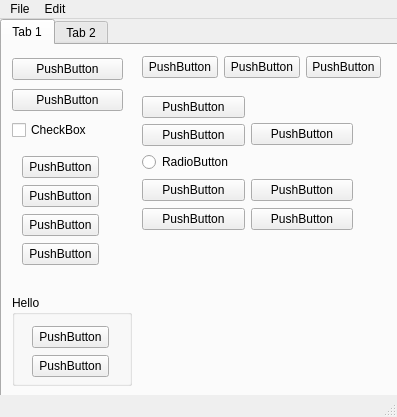
<?xml version="1.0" encoding="UTF-8"?>
<ui version="4.0">
 <class>MainWindow</class>
 <widget class="QMainWindow" name="MainWindow">
  <property name="geometry">
   <rect>
    <x>0</x>
    <y>0</y>
    <width>397</width>
    <height>417</height>
   </rect>
  </property>
  <property name="windowTitle">
   <string>PyQt5_Designer</string>
  </property>
  <widget class="QWidget" name="centralwidget">
   <widget class="QTabWidget" name="tabWidget">
    <property name="geometry">
     <rect>
      <x>0</x>
      <y>0</y>
      <width>401</width>
      <height>381</height>
     </rect>
    </property>
    <property name="currentIndex">
     <number>0</number>
    </property>
    <widget class="QWidget" name="tab">
     <attribute name="title">
      <string>Tab 1</string>
     </attribute>
     <widget class="QWidget" name="verticalLayoutWidget">
      <property name="geometry">
       <rect>
        <x>10</x>
        <y>10</y>
        <width>111</width>
        <height>91</height>
       </rect>
      </property>
      <layout class="QVBoxLayout" name="verticalLayout">
       <item>
        <widget class="QPushButton" name="pushButton">
         <property name="text">
          <string>PushButton</string>
         </property>
        </widget>
       </item>
       <item>
        <widget class="QPushButton" name="pushButton_2">
         <property name="text">
          <string>PushButton</string>
         </property>
        </widget>
       </item>
       <item>
        <widget class="QCheckBox" name="checkBox">
         <property name="text">
          <string>CheckBox</string>
         </property>
        </widget>
       </item>
      </layout>
     </widget>
     <widget class="QGroupBox" name="groupBox">
      <property name="geometry">
       <rect>
        <x>10</x>
        <y>250</y>
        <width>120</width>
        <height>91</height>
       </rect>
      </property>
      <property name="title">
       <string>Hello</string>
      </property>
      <widget class="QWidget" name="">
       <property name="geometry">
        <rect>
         <x>20</x>
         <y>30</y>
         <width>77</width>
         <height>54</height>
        </rect>
       </property>
       <layout class="QVBoxLayout" name="verticalLayout_3">
        <item>
         <widget class="QPushButton" name="pushButton_17">
          <property name="text">
           <string>PushButton</string>
          </property>
         </widget>
        </item>
        <item>
         <widget class="QPushButton" name="pushButton_18">
          <property name="text">
           <string>PushButton</string>
          </property>
         </widget>
        </item>
       </layout>
      </widget>
     </widget>
     <widget class="QWidget" name="">
      <property name="geometry">
       <rect>
        <x>20</x>
        <y>110</y>
        <width>77</width>
        <height>112</height>
       </rect>
      </property>
      <layout class="QVBoxLayout" name="verticalLayout_2">
       <item>
        <widget class="QPushButton" name="pushButton_3">
         <property name="text">
          <string>PushButton</string>
         </property>
        </widget>
       </item>
       <item>
        <widget class="QPushButton" name="pushButton_4">
         <property name="text">
          <string>PushButton</string>
         </property>
        </widget>
       </item>
       <item>
        <widget class="QPushButton" name="pushButton_5">
         <property name="text">
          <string>PushButton</string>
         </property>
        </widget>
       </item>
       <item>
        <widget class="QPushButton" name="pushButton_6">
         <property name="text">
          <string>PushButton</string>
         </property>
        </widget>
       </item>
      </layout>
     </widget>
     <widget class="QWidget" name="">
      <property name="geometry">
       <rect>
        <x>140</x>
        <y>10</y>
        <width>239</width>
        <height>25</height>
       </rect>
      </property>
      <layout class="QHBoxLayout" name="horizontalLayout">
       <item>
        <widget class="QPushButton" name="pushButton_8">
         <property name="text">
          <string>PushButton</string>
         </property>
        </widget>
       </item>
       <item>
        <widget class="QPushButton" name="pushButton_9">
         <property name="text">
          <string>PushButton</string>
         </property>
        </widget>
       </item>
       <item>
        <widget class="QPushButton" name="pushButton_7">
         <property name="text">
          <string>PushButton</string>
         </property>
        </widget>
       </item>
      </layout>
     </widget>
     <widget class="QWidget" name="">
      <property name="geometry">
       <rect>
        <x>140</x>
        <y>50</y>
        <width>211</width>
        <height>137</height>
       </rect>
      </property>
      <layout class="QGridLayout" name="gridLayout">
       <item row="0" column="1">
        <widget class="QPushButton" name="pushButton_11">
         <property name="text">
          <string>PushButton</string>
         </property>
        </widget>
       </item>
       <item row="1" column="0">
        <widget class="QPushButton" name="pushButton_13">
         <property name="text">
          <string>PushButton</string>
         </property>
        </widget>
       </item>
       <item row="1" column="1">
        <widget class="QPushButton" name="pushButton_12">
         <property name="text">
          <string>PushButton</string>
         </property>
        </widget>
       </item>
       <item row="2" column="0">
        <widget class="QPushButton" name="pushButton_14">
         <property name="text">
          <string>PushButton</string>
         </property>
        </widget>
       </item>
       <item row="2" column="1">
        <widget class="QPushButton" name="pushButton_15">
         <property name="text">
          <string>PushButton</string>
         </property>
        </widget>
       </item>
       <item row="0" column="0">
        <layout class="QGridLayout" name="gridLayout_2">
         <item row="1" column="0">
          <widget class="QPushButton" name="pushButton_10">
           <property name="text">
            <string>PushButton</string>
           </property>
          </widget>
         </item>
         <item row="0" column="0">
          <widget class="QPushButton" name="pushButton_16">
           <property name="text">
            <string>PushButton</string>
           </property>
          </widget>
         </item>
         <item row="2" column="0">
          <widget class="QRadioButton" name="radioButton">
           <property name="text">
            <string>RadioButton</string>
           </property>
          </widget>
         </item>
        </layout>
       </item>
      </layout>
     </widget>
    </widget>
    <widget class="QWidget" name="tab_2">
     <attribute name="title">
      <string>Tab 2</string>
     </attribute>
     <widget class="QDial" name="dial">
      <property name="geometry">
       <rect>
        <x>179</x>
        <y>20</y>
        <width>91</width>
        <height>121</height>
       </rect>
      </property>
     </widget>
    </widget>
   </widget>
  </widget>
  <widget class="QMenuBar" name="menubar">
   <property name="geometry">
    <rect>
     <x>0</x>
     <y>0</y>
     <width>397</width>
     <height>21</height>
    </rect>
   </property>
   <widget class="QMenu" name="menuFile">
    <property name="title">
     <string>File</string>
    </property>
    <addaction name="actionNew"/>
    <addaction name="separator"/>
    <addaction name="actionExit"/>
   </widget>
   <widget class="QMenu" name="menuEdit">
    <property name="title">
     <string>Edit</string>
    </property>
   </widget>
   <addaction name="menuFile"/>
   <addaction name="menuEdit"/>
  </widget>
  <widget class="QStatusBar" name="statusbar">
   <property name="statusTip">
    <string>Text in Status Bar</string>
   </property>
  </widget>
  <action name="actionNew">
   <property name="icon">
    <iconset>
     <normaloff>icons/new_icon.png</normaloff>icons/new_icon.png</iconset>
   </property>
   <property name="text">
    <string>New</string>
   </property>
  </action>
  <action name="actionExit">
   <property name="icon">
    <iconset>
     <normaloff>icons/exit_icon.png</normaloff>icons/exit_icon.png</iconset>
   </property>
   <property name="text">
    <string>Exit</string>
   </property>
   <property name="statusTip">
    <string>Click to exit the application</string>
   </property>
   <property name="shortcut">
    <string>Shift+X</string>
   </property>
  </action>
  <action name="actionItem_1">
   <property name="text">
    <string>Item 1</string>
   </property>
  </action>
  <action name="actionItem_2">
   <property name="text">
    <string>Item 2</string>
   </property>
  </action>
 </widget>
 <resources/>
 <connections>
  <connection>
   <sender>actionExit</sender>
   <signal>triggered()</signal>
   <receiver>MainWindow</receiver>
   <slot>close()</slot>
   <hints>
    <hint type="sourcelabel">
     <x>-1</x>
     <y>-1</y>
    </hint>
    <hint type="destinationlabel">
     <x>202</x>
     <y>149</y>
    </hint>
   </hints>
  </connection>
 </connections>
</ui>
